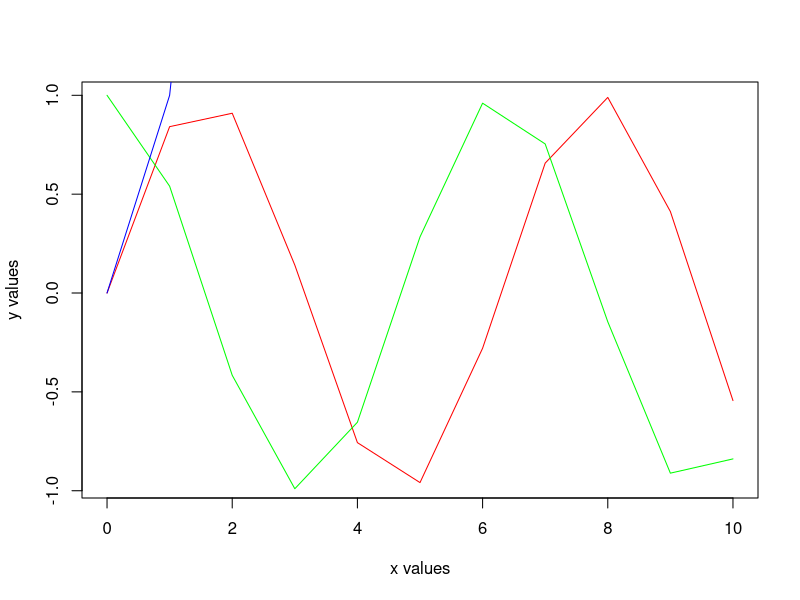
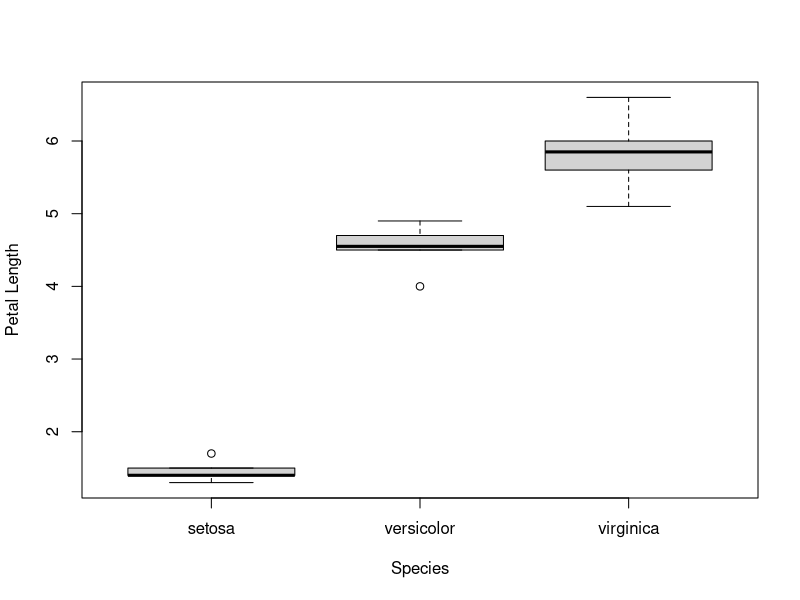
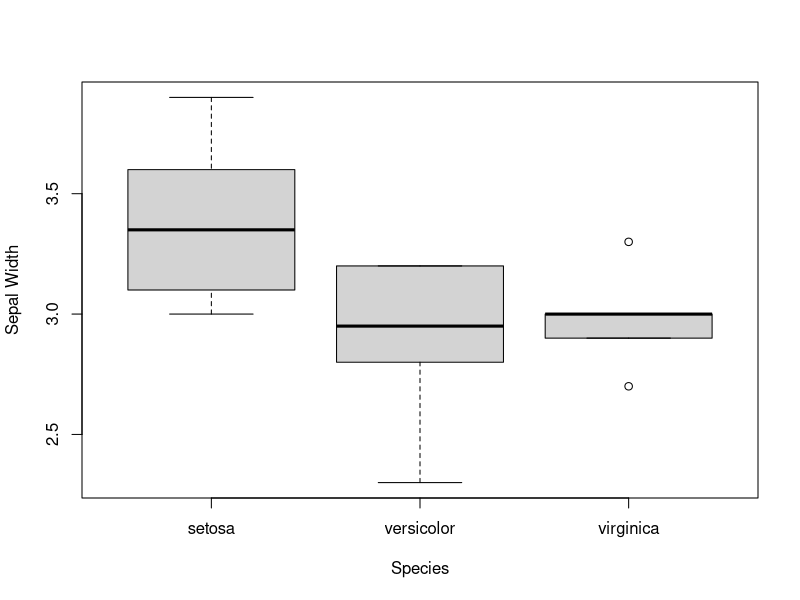
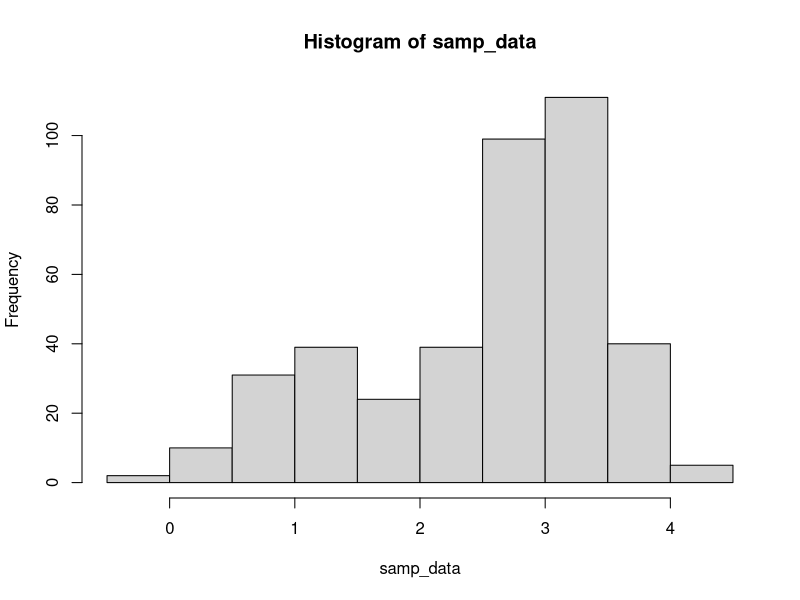

Write R code to recreate these figures, in order.
## ---- chunk 1
# x <- 
# y <- 
# print(_____)
x <- 2
y <- 6
print(x+y)
## ---- chunk 2
even =c()
j <- 1
for (i in 1:100){
    if (i %% 2 == 0){
      even[j] =  i
      j <- j + 1
    }
}

threes = seq(from=1,to=100,by=3)  
x = seq(from = 0, to = 2, length.out = 100)

## ---- chunk 3
square = function(num) {
  num*num
}
## ---- chunk 4

t = seq(0,10)
x = seq(0,2)
y1 = sin(t)
y2 = cos(t)


plot(t,y1,type="l",col="red",xlab="x values", ylab= "y values")
lines(t,y2,col="green")
lines(x,square(x),col='blue',type='l')
  
## ---- chunk 5
data(iris)

## ---- chunk 6
head(iris)

## ---- chunk 7
colnames(iris)
## ---- chunk 8
x = iris$Petal.Length
## ---- chunk 9
min(x)
max(x)
quantile(x,0.25)
quantile(x,0.50)
quantile(x,0.75)
mean(x)
## ---- chunk 10
summary(iris$Petal.Length)

## ---- chunk 11
  setosa = head(dplyr::filter(iris, Species == 'setosa'))
  versicolor = head(dplyr::filter(iris, Species == 'versicolor'))
  virginica = head(dplyr::filter(iris, Species == 'virginica'))

## ---- chunk 12
boxplot(setosa$Petal.Length, versicolor$Petal.Length, virginica$Petal.Length, names=c("setosa", "versicolor", "virginica"), xlab = "Species", ylab = "Petal Length")



## ---- chunk 13
boxplot(setosa$Sepal.Width, versicolor$Sepal.Width, virginica$Sepal.Width, names=c("setosa", "versicolor", "virginica"), xlab = "Species", ylab = "Sepal Width")
## ---- chunk 14
samp_data <- c(1.54,0.56,1.67,1.54,1.30,1.15,1.59,-0.22,1.01,1.03,1.02,1.77,1.13,0.15,1.02,
               0.27,1.40,0.98,1.12,1.12,0.83,0.79,1.29,0.35,1.24,1.35,0.82,1.63,1.34,0.96,
               1.37,0.14,1.43,2.00,1.13,1.39,1.18,0.99,0.65,0.88,1.11,1.63,1.53,0.91,0.02,
               0.84,1.54,1.21,1.56,1.02,0.87,0.63,1.68,0.71,1.43,0.42,0.80,1.40,1.45,1.34,
               1.57,0.98,0.99,1.04,1.15,0.47,0.82,0.89,0.78,1.02,1.56,1.67,1.32,1.23,0.46,
               -0.06,0.90,0.94,1.60,0.52,1.04,1.79,0.66,0.76,1.47,0.68,1.38,0.35,1.30,1.30,
               0.89,1.62,0.66,0.97,1.27,1.03,1.12,0.48,0.97,0.77,3.00,3.30,2.73,3.21,3.92,
               3.33,2.25,2.58,3.45,2.86,3.01,3.27,2.65,3.48,3.18,2.01,3.42,2.13,3.15,2.77,
               2.98,3.18,3.20,2.96,2.79,3.15,3.42,2.16,3.41,3.31,3.52,3.28,3.90,3.25,2.91,
               2.98,3.25,3.02,2.52,2.97,2.31,3.30,2.50,3.19,2.46,2.82,2.83,2.48,2.55,3.18,
               3.56,3.69,3.04,2.91,2.94,2.81,2.93,3.11,2.28,2.63,3.37,3.49,3.08,3.49,2.49,
               2.89,3.15,3.21,2.79,3.46,3.56,3.33,3.15,2.18,3.08,2.24,4.31,3.23,3.35,3.18,
               3.08,3.79,2.44,3.04,2.36,2.23,3.55,2.70,3.01,3.48,3.68,3.37,3.01,3.18,2.13,
               3.39,3.37,2.86,3.34,3.16,2.54,3.58,3.63,2.43,3.94,2.80,2.41,2.25,2.87,3.17,
               2.07,2.63,2.99,3.21,2.57,2.93,3.32,2.49,1.89,2.98,2.83,3.80,2.92,2.90,3.00,
               3.10,2.41,2.66,2.77,2.69,2.99,2.50,3.21,2.98,3.45,3.83,3.00,2.54,3.86,2.80,
               2.83,2.97,2.36,2.88,3.05,2.89,1.71,3.64,2.49,3.45,3.41,3.01,2.57,3.87,3.23,
               2.57,2.56,2.85,2.83,3.19,3.15,3.17,2.90,3.29,3.46,2.43,3.04,2.81,3.28,2.82,
               3.00,3.78,3.16,3.96,4.03,3.57,3.95,3.20,2.41,2.58,2.79,3.23,2.77,2.97,3.34,
               3.13,3.78,2.70,3.14,3.25,2.26,3.99,3.10,3.76,2.92,2.69,3.58,3.11,3.59,2.74,
               3.82,2.07,2.81,1.74,3.45,3.38,3.74,2.79,2.71,2.83,2.74,1.58,2.94,3.53,3.01,
               2.21,2.61,2.95,2.58,3.92,2.68,2.85,3.06,2.86,3.43,3.16,3.02,2.29,3.74,3.49,
               4.04,1.66,2.98,1.70,3.80,3.47,3.26,2.55,2.92,3.46,3.28,3.31,2.32,2.78,4.08,
               3.78,2.49,3.26,2.88,3.23,3.15,2.62,3.73,3.03,2.78,3.00,2.61,2.48,2.03,3.04,
               3.64,3.43,3.27,2.41,3.60,2.75,2.94,3.23,3.22,2.81,2.72,3.62,2.94,3.17,3.11,
               2.60,3.11,3.45,2.37,3.07,3.09,3.90,2.86,3.23,3.50,2.84,2.17,2.58,3.57,2.95,
               2.56,2.42,3.38,3.28,3.19,2.77,3.27,4.01,3.65,3.39)
## ---- chunk 15
  hist(samp_data)
